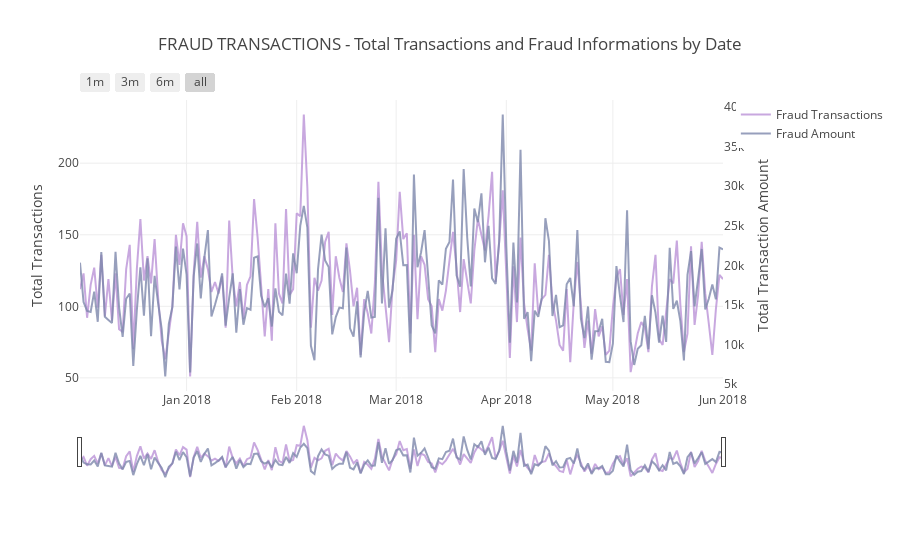

The cell this chart's notebook holds for it:
### Code cell
# creating the first trace with the necessary parameters
trace = go.Scatter(x=tmp_trans_fraud['Date'],
                   y=tmp_trans_fraud.TransactionAmt,
                   opacity=0.8,
                   line=dict(color=color_op[1]),
                   name='Fraud Transactions')

# using the new dates_temp_sum we will create the second trace
trace1 = go.Scatter(x=tmp_amt_fraud.Date,
                    y=tmp_amt_fraud['TransactionAmt'],
                    opacity=0.8,
                    yaxis='y2',
                    line=dict(color=color_op[7]),
                    name='Fraud Amount'
                    )

# creating the layout the will allow us to give an title and
# give us some interesting options to handle with the outputs of graphs
layout = dict(
    title='FRAUD TRANSACTIONS - Total Transactions and Fraud Informations by Date',
    xaxis=dict(
        rangeselector=dict(
            buttons=list([dict(count=1,
                               label='1m',
                               step='month',
                               stepmode='backward'),
                          dict(count=3,
                               label='3m',
                               step='month',
                               stepmode='backward'),
                          dict(count=6,
                               label='6m',
                               step='month',
                               stepmode='backward'),
                          dict(step='all')])
        ),
        rangeslider=dict(visible=True),
        type='date'
    ),
    yaxis=dict(title='Total Transactions'),
    yaxis2=dict(
        overlaying='y',
        anchor='x',
        side='right',
        zeroline=False,
        showgrid=False,
        title='Total Transaction Amount'
    )
)

# creating figure with the both traces and layout
fig = dict(data=[trace, trace1], layout=layout)

# rendering the graphs
iplot(fig) # it's an equivalent to plt.show()

### Figure 1 — Plotly figure (JSON) as saved in the notebook; plotly's stock layout.template omitted (floating-point values rounded to 4 significant figures; data arrays with more than 128 entries replaced by an {"elided": "..."} marker saying what was removed)
{"data": [{"line": {"color": "#BB93D7"}, "name": "Fraud Transactions", "opacity": 0.8, "type": "scatter", "uid": "dfc430ba-f3d9-4224-967a-397a10b86089", "x": {"elided": "182 str values"}, "y": {"elided": "182 int values"}}, {"line": {"color": "#7E87AC"}, "name": "Fraud Amount", "opacity": 0.8, "type": "scatter", "uid": "a330829a-9093-4f3e-b7b5-d8305221df59", "x": {"elided": "182 str values"}, "y": {"elided": "182 float values"}, "yaxis": "y2"}], "layout": {"autosize": true, "title": {"text": "FRAUD TRANSACTIONS - Total Transactions and Fraud Informations by Date"}, "xaxis": {"autorange": true, "range": ["2017-12-02", "2018-06-01"], "rangeselector": {"buttons": [{"count": 1, "label": "1m", "step": "month", "stepmode": "backward"}, {"count": 3, "label": "3m", "step": "month", "stepmode": "backward"}, {"count": 6, "label": "6m", "step": "month", "stepmode": "backward"}, {"step": "all"}]}, "rangeslider": {"autorange": true, "range": ["2017-12-02", "2018-06-01"], "visible": true, "yaxis": {"_template": null, "rangemode": "match"}, "yaxis2": {"_template": null, "rangemode": "match"}}, "type": "date"}, "yaxis": {"autorange": true, "range": [40.83, 244.2], "title": {"text": "Total Transactions"}, "type": "linear"}, "yaxis2": {"anchor": "x", "autorange": true, "overlaying": "y", "range": [4127.0, 40890.0], "showgrid": false, "side": "right", "title": {"text": "Total Transaction Amount"}, "type": "linear", "zeroline": false}}}
